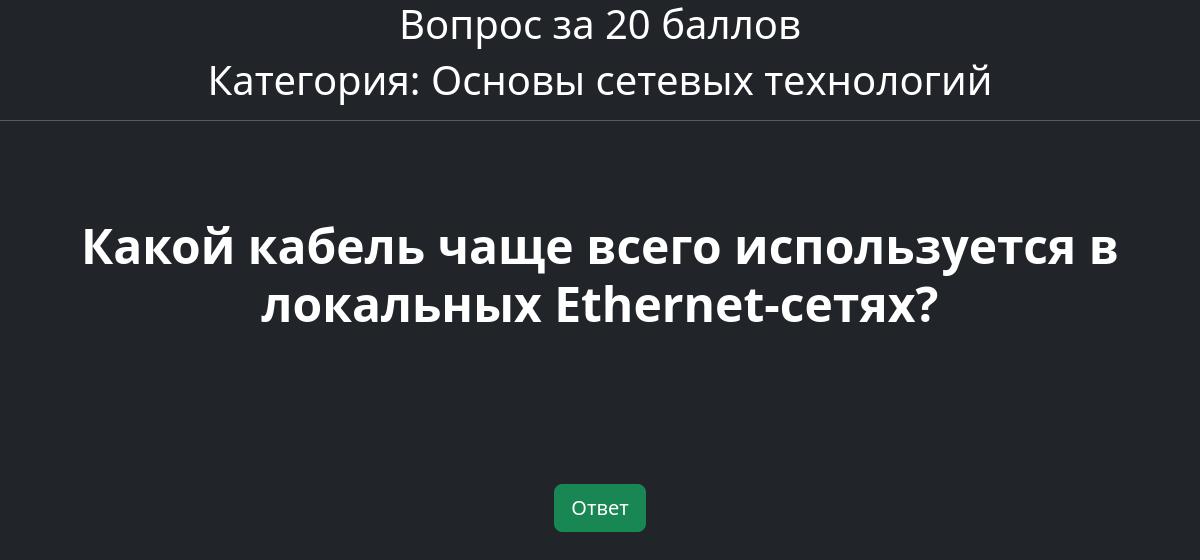
Page /question/2 on the committed database.
### index/models.py (models this page shows)
class Question(models.Model):
    question = models.TextField()
    score = models.IntegerField()
    answer = models.TextField()
    category = models.ForeignKey(Category, on_delete=models.CASCADE, related_name='questions')
    def __str__(self):
        return str(self.question)

class Category(models.Model):
    category_name = models.CharField(max_length=128)
    def __str__(self):
        return str(self.category_name)

### index/views.py (the view)
# urls.py: path('question/<int:pk>', views.question),
def question(request, pk):
    question = Question.objects.get(id=pk)
    context = {'question': question}
    if request.method == 'POST':
        context['answer'] = question.answer
        context['home'] = '/'
    return render(request, 'question.html', context)

### index/templates/question.html (shortened to what this page needs)
<!DOCTYPE html>
<html lang="ru">
<link rel="stylesheet" href="https://cdn.jsdelivr.net/npm/bootstrap@5.3.3/dist/css/bootstrap.min.css">
<head>
</head>
<body class="bg bg-dark">
<h1 class="text-white" align="center">Вопрос за {{question.score}} баллов</h1>
<h1 class="text-white" align="center">Категория: {{question.category}}</h1>
<hr class="text-white">
<div class="px-4 py-5 my-5 text-center">
    <h1 class="display-5 fw-bold text-white">{{question}}</h1>
</div>
<div class="px-4 py-5 my-5 text-center">
<form method="post">
    <button type="submit" class="btn btn-success btn-lg">Ответ</button>
</form>
</div>
</body>
</html>

### rows in the picture
Question: category "Основы сетевых технологий", question "Какой кабель чаще всего используется в локальных Ethernet-сетях?"
